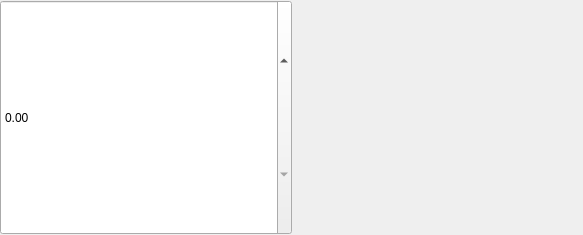
<?xml version="1.0" encoding="UTF-8"?>
<ui version="4.0">
 <class>C_OgeWiSpinBoxGroup</class>
 <widget class="QWidget" name="C_OgeWiSpinBoxGroup">
  <property name="geometry">
   <rect>
    <x>0</x>
    <y>0</y>
    <width>583</width>
    <height>235</height>
   </rect>
  </property>
  <property name="windowTitle">
   <string>Form</string>
  </property>
  <layout class="QHBoxLayout" name="horizontalLayout">
   <property name="spacing">
    <number>0</number>
   </property>
   <property name="leftMargin">
    <number>0</number>
   </property>
   <property name="topMargin">
    <number>0</number>
   </property>
   <property name="rightMargin">
    <number>0</number>
   </property>
   <property name="bottomMargin">
    <number>0</number>
   </property>
   <item>
    <widget class="stw_opensyde_gui_elements::C_OgeSpxDoubleAutoFixCustomTrigger" name="pc_DoubleSpinBox">
     <property name="sizePolicy">
      <sizepolicy hsizetype="Preferred" vsizetype="Preferred">
       <horstretch>0</horstretch>
       <verstretch>0</verstretch>
      </sizepolicy>
     </property>
    </widget>
   </item>
   <item>
    <widget class="stw_opensyde_gui_elements::C_OgeSpxInt64AutoFix" name="pc_SpinBox64" native="true"/>
   </item>
  </layout>
 </widget>
 <customwidgets>
  <customwidget>
   <class>stw_opensyde_gui_elements::C_OgeSpxInt64AutoFix</class>
   <extends>QWidget</extends>
   <header>C_OgeSpxInt64AutoFix.h</header>
   <container>1</container>
  </customwidget>
  <customwidget>
   <class>stw_opensyde_gui_elements::C_OgeSpxDoubleAutoFixCustomTrigger</class>
   <extends>QDoubleSpinBox</extends>
   <header>C_OgeSpxDoubleAutoFixCustomTrigger.h</header>
  </customwidget>
 </customwidgets>
 <resources/>
 <connections/>
</ui>
